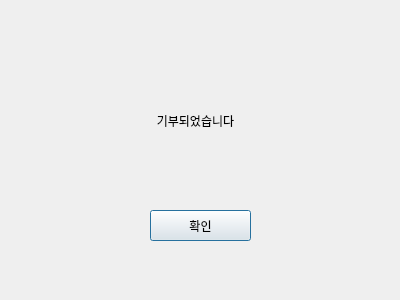
<?xml version="1.0" encoding="UTF-8"?>
<ui version="4.0">
 <class>Dialog</class>
 <widget class="QDialog" name="Dialog">
  <property name="geometry">
   <rect>
    <x>0</x>
    <y>0</y>
    <width>400</width>
    <height>300</height>
   </rect>
  </property>
  <property name="windowTitle">
   <string>Dialog</string>
  </property>
  <widget class="QPushButton" name="btn_charitycheck">
   <property name="geometry">
    <rect>
     <x>150</x>
     <y>210</y>
     <width>101</width>
     <height>31</height>
    </rect>
   </property>
   <property name="text">
    <string>확인</string>
   </property>
  </widget>
  <widget class="QLabel" name="label">
   <property name="geometry">
    <rect>
     <x>130</x>
     <y>100</y>
     <width>131</width>
     <height>41</height>
    </rect>
   </property>
   <property name="text">
    <string>기부되었습니다</string>
   </property>
   <property name="alignment">
    <set>Qt::AlignCenter</set>
   </property>
  </widget>
 </widget>
 <resources/>
 <connections/>
</ui>
